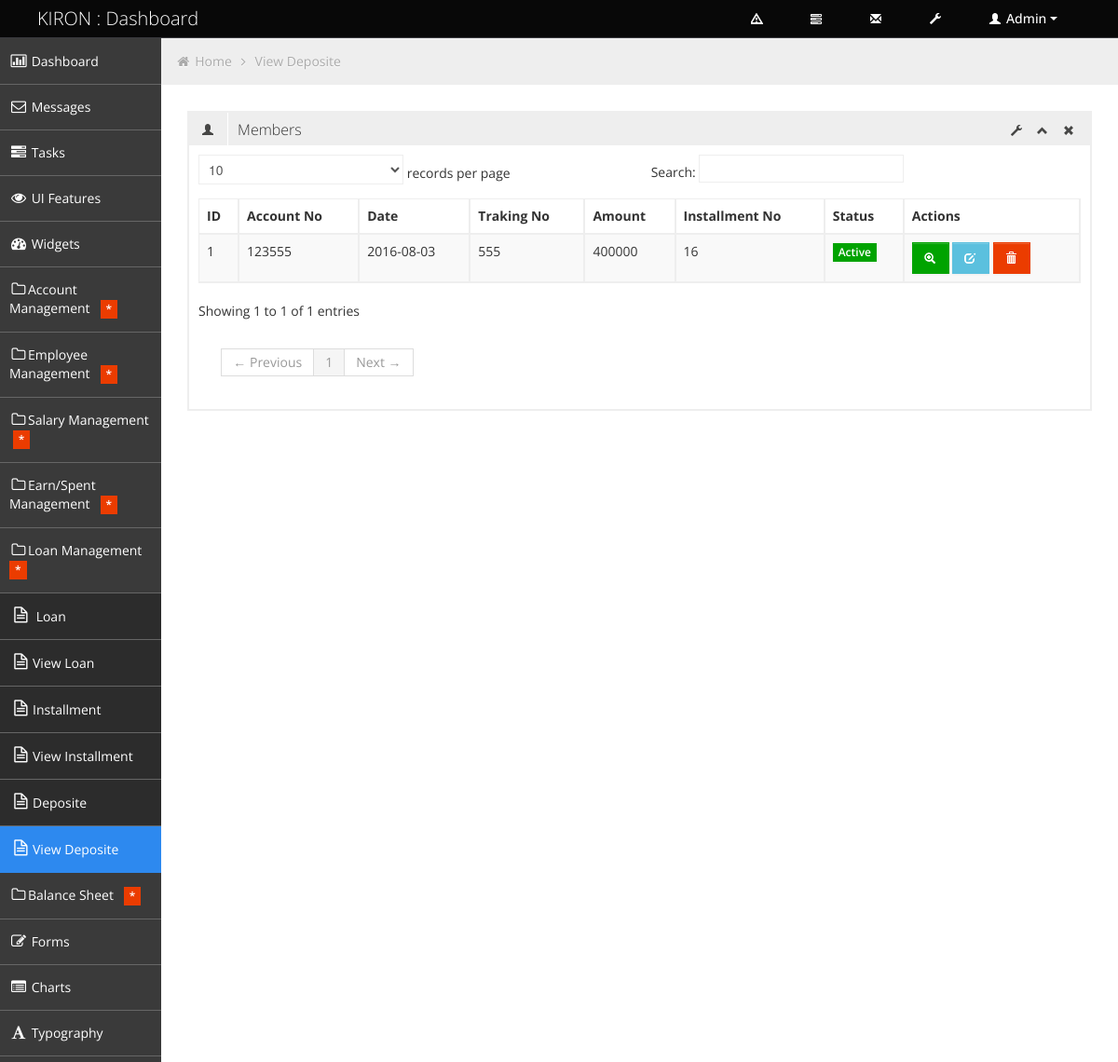
Page /management/view_deposit.php on the committed database.
### tables this page shows
CREATE TABLE `installment_deposite` (
  `id` int(11) NOT NULL,
  `account_no` varchar(50) NOT NULL,
  `date` date NOT NULL,
  `traking_no` int(11) NOT NULL,
  `amount` varchar(100) NOT NULL,
  `installment_no` varchar(100) NOT NULL
);

### management/view_deposit.php (the view, shortened to what this page needs)
<!DOCTYPE html>
<html lang="en">
<head>
	<link id="bootstrap-style" href="css/bootstrap.min.css" rel="stylesheet">
	<link href="css/bootstrap-responsive.min.css" rel="stylesheet">
	<link id="base-style" href="css/style.css" rel="stylesheet">
	<link id="base-style-responsive" href="css/style-responsive.css" rel="stylesheet">
</head>
<body>
	<div class="navbar">
		<div class="navbar-inner">
			<div class="container-fluid">
				<a class="brand" href="index.php"><span>KIRON : Dashboard</span></a>
				<div class="nav-no-collapse header-nav">
					<ul class="nav pull-right">
						<li class="dropdown hidden-phone">
							<a class="btn dropdown-toggle" data-toggle="dropdown" href="#">
							</a>
						</li>
						<li class="dropdown hidden-phone">
							<a class="btn dropdown-toggle" data-toggle="dropdown" href="#">
							</a>
						</li>
						<li class="dropdown hidden-phone">
							<a class="btn dropdown-toggle" data-toggle="dropdown" href="#">
								<i class="halflings-icon white envelope"></i>
							</a>
						</li>
						<li>
							<a class="btn" href="#">
								<i class="halflings-icon white wrench"></i>
							</a>
						</li>
						<li class="dropdown">
							<a class="btn dropdown-toggle" data-toggle="dropdown" href="#">
								<i class="halflings-icon white user"></i> Admin
								<span class="caret"></span>
							</a>
						</li>
					</ul>
				</div>
			</div>
		</div>
	</div>
		<div class="container-fluid-full">
		<div class="row-fluid">
			<div id="sidebar-left" class="span2">
				<div class="nav-collapse sidebar-nav">
					<ul class="nav nav-tabs nav-stacked main-menu">
						<li><a href="index.php"><i class="icon-bar-chart"></i><span class="hidden-tablet"> Dashboard</span></a></li>
						<li><a href="messages.html"><i class="icon-envelope"></i><span class="hidden-tablet"> Messages</span></a></li>
						<li><a href="tasks.html"><i class="icon-tasks"></i><span class="hidden-tablet"> Tasks</span></a></li>
						<li><a href="ui.html"><i class="icon-eye-open"></i><span class="hidden-tablet"> UI Features</span></a></li>
						<li><a href="widgets.html"><i class="icon-dashboard"></i><span class="hidden-tablet"> Widgets</span></a></li>
						<li>
							<?php include('account_management.php');?>
						</li>
                        <li>
							<?php include('employee_management.php');?>
						</li>
                        <li>
							<?php include('salary_management.php');?>
						</li>
                        <li>
							<?php include('earn_spent_management.php');?>
						</li>
                        <li>
							<?php include('loan_management.php');?>
						</li>
                        <li>
							<?php include('balance_sheet_management.php');?>
						</li>
						<li><a href="form.html"><i class="icon-edit"></i><span class="hidden-tablet"> Forms</span></a></li>
						<li><a href="chart.html"><i class="icon-list-alt"></i><span class="hidden-tablet"> Charts</span></a></li>
						<li><a href="typography.html"><i class="icon-font"></i><span class="hidden-tablet"> Typography</span></a></li>
						<li><a href="gallery.html"><i class="icon-picture"></i><span class="hidden-tablet"> Gallery</span></a></li>
					</ul>
				</div>
			</div>
			<div id="content" class="span10">
			<ul class="breadcrumb">
				<li>
					<i class="icon-home"></i>
					<a href="index.php">Home</a>
					<i class="icon-angle-right"></i>
				</li>
				<li><a href="#">View Deposite</a></li>
			</ul>
	<?php
require('db_config.php');
 $sql =	"SELECT * FROM installment_deposite";
 $result = mysqli_query($mysqli,$sql);
 ?>
  <div class="row-fluid sortable">
				<div class="box span12">
					<div class="box-header" data-original-title>
						<h2><i class="halflings-icon user"></i><span class="break"></span>Members</h2>
						<div class="box-icon">
							<a href="#" class="btn-setting"><i class="halflings-icon wrench"></i></a>
							<a href="#" class="btn-minimize"><i class="halflings-icon chevron-up"></i></a>
							<a href="#" class="btn-close"><i class="halflings-icon remove"></i></a>
						</div>
					</div>
					<div class="box-content">
 <table border="2" class="table table-striped table-bordered bootstrap-datatable datatable">
  <thead>
 <tr><th>ID</th><th>Account No</th><th>Date</th><th>Traking No</th><th> Amount</th><th>Installment No</th><th>Status</th><th>Actions</th></tr>
</thead>
 <tbody>
<?php
 while($data = mysqli_fetch_array($result)){
 ?>
	 <tr>
	<td><?php echo $data['id']?></td>
     <td><?php echo $data['account_no']?></td>
     <td><?php echo $data['date']?></td>
     <td><?php echo $data['traking_no']?></td>
     <td><?php echo $data['amount']?></td>
	  <td><?php echo $data['installment_no']?></td>
	    <td class="center">
									<span class="label label-success">Active</span>
								</td>
								<td class="center">
									<a class="btn btn-success" href="#">
										<i class="halflings-icon white zoom-in"></i>
									</a>
									<a class="btn btn-info" href="edit_deposite.php?id=<?php echo $data['id'] ?>">
										<i class="halflings-icon white edit"></i>
									</a>
									<a class="btn btn-danger" href="delete_loan.php?id=<?php echo $data['salary_id'] ?>">
										<i class="halflings-icon white trash"></i>
									</a>
								</td>
                 <?php }
?>	</tbody>
				 </table>
					</div>
	 </div>
			</div>
	</div>
		</div>
</body>
</html>

### management/css/style-responsive.css (style rules this page uses)
@media (min-width: 1200px) { .container-fluid-full { overflow: hidden; position: relative; height: 100%; } }
@media (min-width: 1200px) { #content { width: 85.578%; padding: 28px; margin: 0px 0px; margin-left: 14.422% !important; } }
@media (min-width: 1200px) { #sidebar-left { background: #3A3A3A; margin-left: 0px !important; position: absolute; height: 100%; } }
@media (min-width: 1200px) { .sidebar-nav > ul { margin: 0px; } }

### management/css/halflings.css (style rules this page uses)
html, html .halflings { -webkit-font-smoothing: antialiased !important; }
.halflings-icon { display: inline-block; width: 14px; height: 14px; line-height: 14px; vertical-align: text-top; background-image: url(../img/glyphicons_halflings.svg); background-position: 0 0; background-repeat: no-repeat; vertical-align: top; *display: inline; *zoom: 1; *margin-right: .3em; }
.halflings-icon.white { background-image: url(../img/glyphicons_halflings-white.svg); }
.halflings-icon.envelope { background-position: -72px 0; }
.halflings-icon.user { background-position: -168px 0; }
.halflings-icon.remove { background-position: -312px 0; }
.halflings-icon.zoom-in { background-position: -336px 0; }
.halflings-icon.trash { background-position: -456px 0; }
.halflings-icon.edit { background-position: -96px -72px; }
.halflings-icon.chevron-up { background-position: -288px -120px; }
.halflings-icon.wrench { background-position: -360px -144px; }

### rows in the picture
installment_deposite: id "1", account_no "123555", date "2016-08-03", traking_no "555", amount "400000", installment_no "16"
